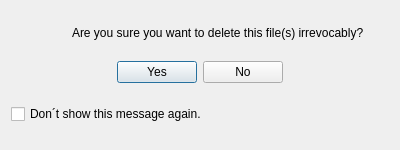
<?xml version="1.0" encoding="UTF-8"?>
<ui version="4.0">
 <class>DeleteMessageBox</class>
 <widget class="QDialog" name="DeleteMessageBox">
  <property name="windowModality">
   <enum>Qt::WindowModal</enum>
  </property>
  <property name="geometry">
   <rect>
    <x>0</x>
    <y>0</y>
    <width>400</width>
    <height>150</height>
   </rect>
  </property>
  <property name="sizePolicy">
   <sizepolicy hsizetype="Fixed" vsizetype="Fixed">
    <horstretch>0</horstretch>
    <verstretch>0</verstretch>
   </sizepolicy>
  </property>
  <property name="minimumSize">
   <size>
    <width>400</width>
    <height>150</height>
   </size>
  </property>
  <property name="maximumSize">
   <size>
    <width>400</width>
    <height>150</height>
   </size>
  </property>
  <property name="windowTitle">
   <string>Delete...</string>
  </property>
  <property name="windowIcon">
   <iconset resource="Ressourcen.qrc">
    <normaloff>:/images/icons/spanner.png</normaloff>:/images/icons/spanner.png</iconset>
  </property>
  <property name="sizeGripEnabled">
   <bool>false</bool>
  </property>
  <property name="modal">
   <bool>true</bool>
  </property>
  <layout class="QVBoxLayout" name="verticalLayout">
   <item>
    <layout class="QHBoxLayout" name="horizontalLayout">
     <item>
      <widget class="QLabel" name="lb_MessageIcon">
       <property name="sizePolicy">
        <sizepolicy hsizetype="Fixed" vsizetype="Fixed">
         <horstretch>0</horstretch>
         <verstretch>0</verstretch>
        </sizepolicy>
       </property>
       <property name="text">
        <string/>
       </property>
       <property name="pixmap">
        <pixmap resource="Ressourcen.qrc">:/images/icons/warning.png</pixmap>
       </property>
      </widget>
     </item>
     <item>
      <widget class="QLabel" name="lb_MessageText">
       <property name="sizePolicy">
        <sizepolicy hsizetype="Fixed" vsizetype="Fixed">
         <horstretch>0</horstretch>
         <verstretch>0</verstretch>
        </sizepolicy>
       </property>
       <property name="text">
        <string>Are you sure you want to delete this file(s) irrevocably?</string>
       </property>
      </widget>
     </item>
    </layout>
   </item>
   <item>
    <layout class="QHBoxLayout" name="horizontalLayout_2">
     <item>
      <spacer name="horizontalSpacer">
       <property name="orientation">
        <enum>Qt::Horizontal</enum>
       </property>
       <property name="sizeHint" stdset="0">
        <size>
         <width>40</width>
         <height>20</height>
        </size>
       </property>
      </spacer>
     </item>
     <item>
      <widget class="QPushButton" name="btt_yes">
       <property name="text">
        <string>Yes</string>
       </property>
       <property name="autoDefault">
        <bool>true</bool>
       </property>
       <property name="default">
        <bool>false</bool>
       </property>
      </widget>
     </item>
     <item>
      <widget class="QPushButton" name="btt_No">
       <property name="text">
        <string>No</string>
       </property>
       <property name="autoDefault">
        <bool>false</bool>
       </property>
       <property name="flat">
        <bool>false</bool>
       </property>
      </widget>
     </item>
     <item>
      <spacer name="horizontalSpacer_2">
       <property name="orientation">
        <enum>Qt::Horizontal</enum>
       </property>
       <property name="sizeHint" stdset="0">
        <size>
         <width>40</width>
         <height>20</height>
        </size>
       </property>
      </spacer>
     </item>
    </layout>
   </item>
   <item>
    <widget class="QCheckBox" name="chb_NoMessageBox">
     <property name="sizePolicy">
      <sizepolicy hsizetype="Fixed" vsizetype="Fixed">
       <horstretch>0</horstretch>
       <verstretch>0</verstretch>
      </sizepolicy>
     </property>
     <property name="text">
      <string>Don´t show this message again.</string>
     </property>
    </widget>
   </item>
  </layout>
 </widget>
 <resources>
  <include location="Ressourcen.qrc"/>
 </resources>
 <connections/>
</ui>
